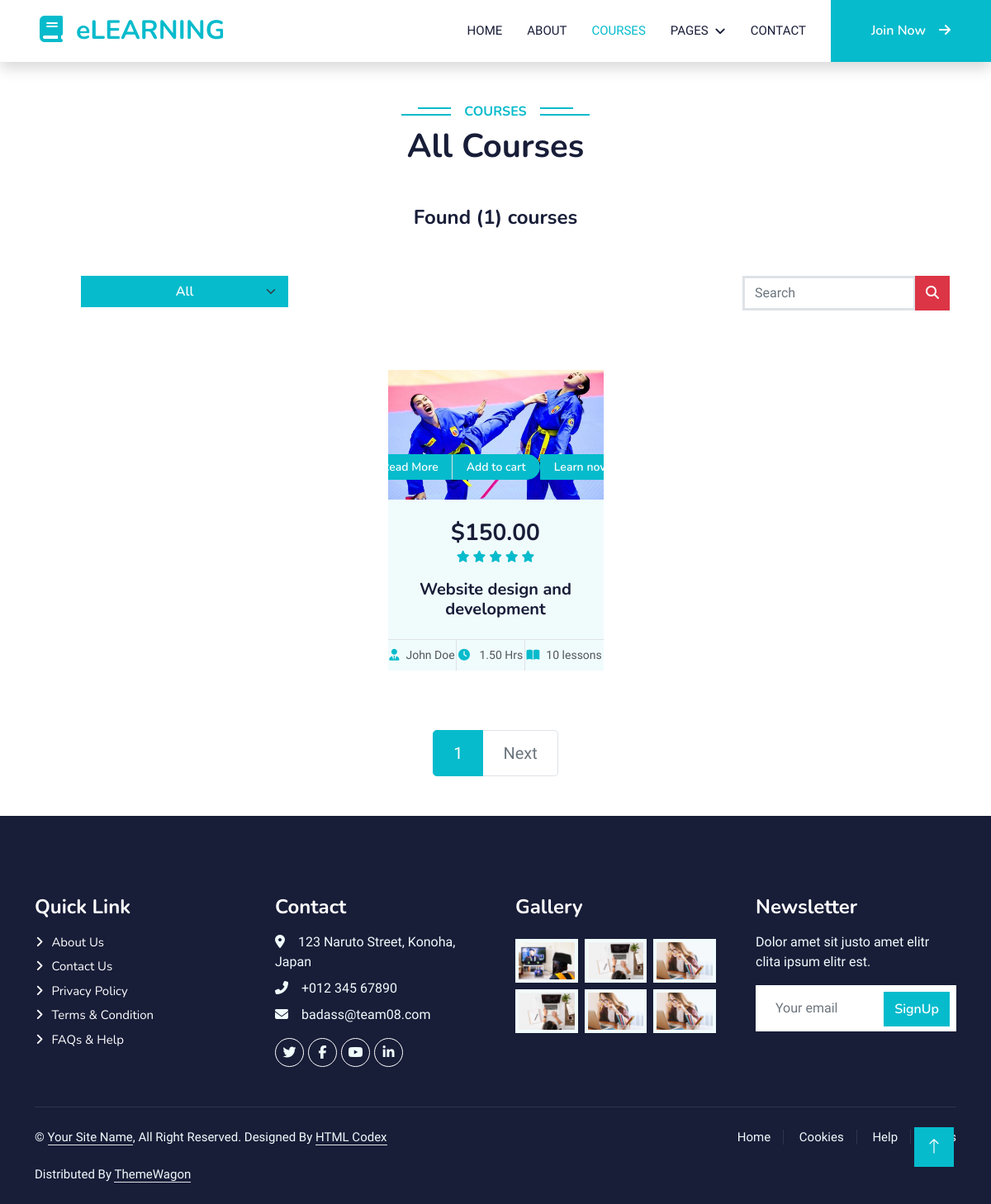
Page /course/ on the earlier database version.
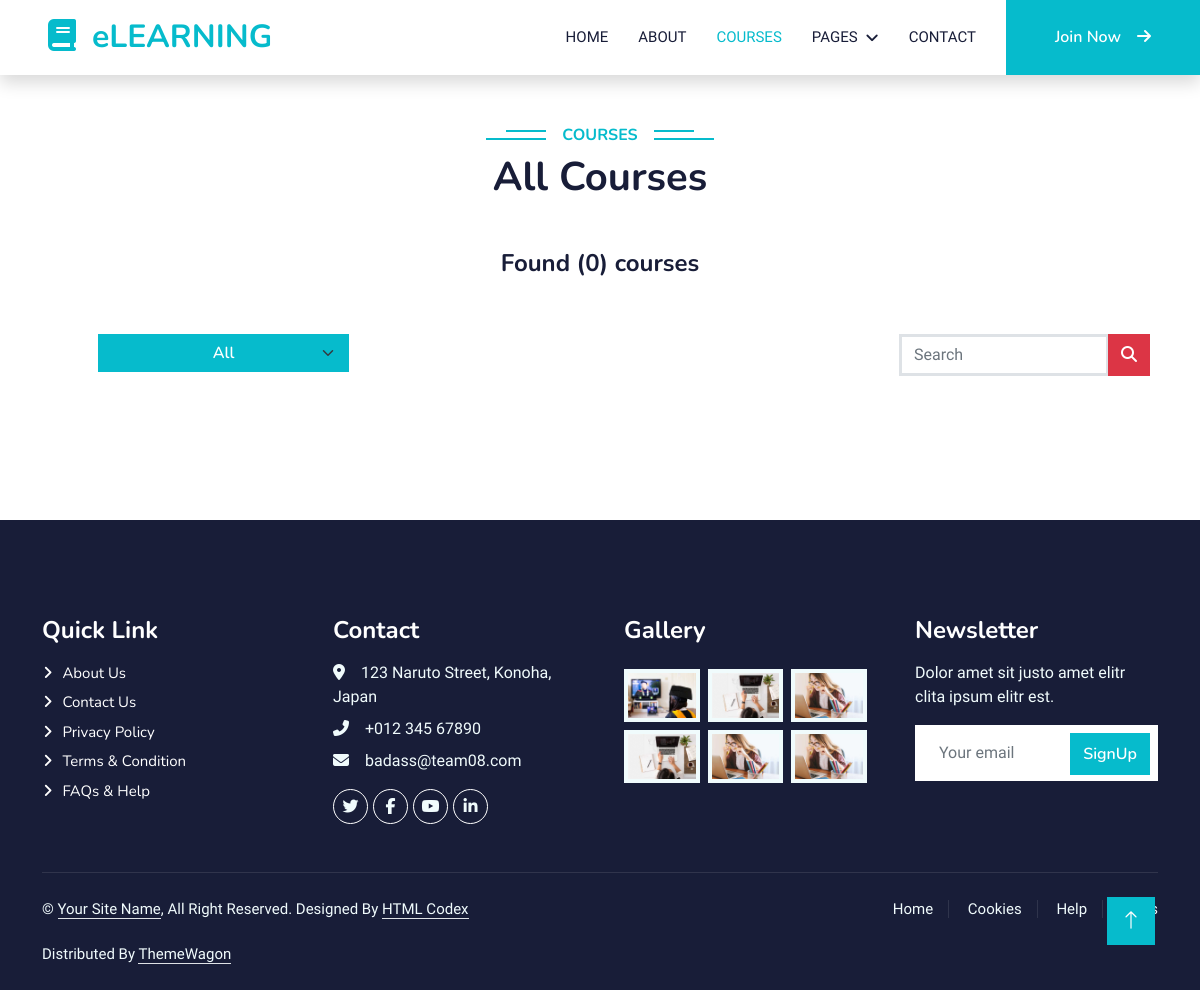
Same page on the later database version.
### course/models.py (models this page shows, shortened)
class Course(models.Model):
    title = models.CharField(max_length=255)
    description = models.TextField()
    price = models.DecimalField(max_digits=6, decimal_places=2,
                                validators=[MinValueValidator(1)])
    instructor = models.ForeignKey(
        Instructor, on_delete=models.CASCADE, blank=True, null=True)
    language = models.CharField(max_length=50, default='English')
    category = models.ForeignKey(
        Category, on_delete=models.PROTECT, blank=True, null=True)
    COURSE_STATUS_AVAILABLE = 'A'
    COURSE_STATUS_UNAVAILABLE = 'UA'
    COURSE_STATUS_CHOICES = [
        (COURSE_STATUS_AVAILABLE, 'Available'),
        (COURSE_STATUS_UNAVAILABLE, 'Unavailable')
    ]
    lesson_number = models.PositiveBigIntegerField(null=True,
                                                   validators=[MinValueValidator(0)], blank=True)
    course_status = models.CharField(
        max_length=2, choices=COURSE_STATUS_CHOICES, default=COURSE_STATUS_AVAILABLE)
    rated = models.PositiveSmallIntegerField(null=True,
                                             validators=[MinValueValidator(0), MaxValueValidator(5)], blank=True)
    duration = models.DecimalField(max_digits=6, decimal_places=2,
                                   validators=[MinValueValidator(0)], blank=True, null=True)
    image = ResizedImageField(size=[500, 300], crop=['middle', 'center'],  upload_to="course/course_image/", null=True, blank=True, quality=100
                              )
    video = models.FileField(
        upload_to="course/course_video", null=True, blank=True)
    slug = models.SlugField(max_length=200, unique=True,
                            null=True, blank=True)
    def get_url(self):
        return reverse('course_detail', args=[self.slug])
    def get_video_url(self):
        return reverse('course_watching', args=[self.slug])
    def add_to_cart_url(self):
        return reverse('add_cart', args=[self.slug])

### course/views.py (the view)
# urls.py: path('course/', include('course.urls')),
def course(request, category_slug=None):
    course_url = reverse('course')
    if category_slug is not None:
        category = get_object_or_404(Category, slug=category_slug)
        courses = Course.objects.all().filter(category=category, course_status='A')
    else:
        courses = Course.objects.all().filter(course_status='A').order_by('pk')
        category = None
    page = request.GET.get('page')
    page = page or 1
    paginator = Paginator(courses, 6)
    paged_courses = paginator.get_page(page)
    course_count = courses.count()
    context = {
        'courses': paged_courses,
        'course_count': course_count,
        'category': category,
        'course_url': course_url
    }
    return render(request, 'course/course.html', context=context)

### course/context_processors.py (called while the page is built)
def menu_links(request):
    links = Category.objects.all()
    return dict(links=links)

### course/models.py (called while the page is built)
    def get_url(self):
        return reverse('course_by_category', args=[self.slug])

### templates/course/course.html (shortened to what the changed rows need)
{% extends 'base.html' %} {% load static %} {% block content %}
<div class="container-xxl py-5">
  <div class="container">
    <div class="text-center wow fadeInUp" data-wow-delay="0.1s">
      <h6 class="section-title bg-white text-center text-primary px-3">
        Courses
      </h6>
      {% if category == None %}
      <h1 class="mb-5">All Courses</h1>
      {% else %}
      <h1 class="mb-5">{{category.title}} Courses</h1>
      {% endif %}
      <h4>Found ({{course_count}}) courses</h4>
    </div>
    <div class="row row-cols-lg-4 row-cols-md-2 g-4 justify-content-center">
      {% for course in courses %}
      <div class="col-lg-3 col-md-6 wow fadeInUp" data-wow-delay="0.5s">
        <div class="d-flex flex-column course-item bg-light h-100">
          <div class="position-relative overflow-hidden">
            <img class="img-fluid" src="{{course.image.url}}" alt="" />
            <div
              class="w-100 d-flex justify-content-center position-absolute bottom-0 start-0 mb-4"
            >
              <a
                href="{{course.get_url}}"
                class="flex-shrink-0 btn btn-sm btn-primary px-3 border-end"
                style="border-radius: 30px 0 0 30px"
                >Read More</a
              >
              <a
                href="{{course.add_to_cart_url}}"
                class="flex-shrink-0 btn btn-sm btn-primary px-3"
                style="border-radius: 0 30px 30px 0"
                >Add to cart</a
              >
              <a
                href="{{course.get_video_url}}"
                class="flex-shrink-0 btn btn-sm btn-primary px-3"
                style="border-radius: 0 30px 30px 0"
                >Learn now</a
              >
            </div>
          </div>
          <div class="text-center p-4 pb-0 flex-fill">
            <h3 class="mb-0">${{course.price}}</h3>
            <div class="mb-3">
              {% for i in course.rated|center:course.rated%}
              <small class="fa fa-star text-primary"></small>
              {% endfor %}
            </div>
            <h5 class="mb-4">{{ course.title }}</h5>
          </div>
          <div class="d-flex border-top">
            <small class="flex-fill text-center border-end py-2"
              ><i class="fa fa-user-tie text-primary me-2"></i>John Doe</small
            >
            <small class="flex-fill text-center border-end py-2"
              ><i class="fa fa-clock text-primary me-2"></i> {{course.duration}}
              Hrs</small
            >
            <small class="flex-fill text-center py-2"
              ><i class="fa fa-book-open text-primary me-2"></i
              >{{course.lesson_number}} lessons
            </small>
          </div>
        </div>
      </div>
      {% endfor %}
    </div>
  </div>
</div>
{% if courses %}
<nav class="mt-4" aria-label="Page navigation sample">
  <ul class="pagination justify-content-center pagination-lg">
    {% for page in courses.paginator.page_range %}
    {% if courses.number|add:'-1' <= page and page <= courses.number|add:'1' %}
    {% if page == courses.number %}
    <li class="page-item active">
      <a class="page-link" href="{% url 'course' %}?page={{ page }}"
        >{{ page }}</a
      >
    </li>
    {% else %}
    <li class="page-item">
      <a class="page-link" href="{% url 'course' %}?page={{ page }}"
        >{{ page }}</a
      >
    </li>
    {% endif %} {% endif %} {% endfor %}
     {% if courses.has_next %}
    <li class="page-item">
      <a
        class="page-link"
        href="{% url 'course' %}?page={{courses.next_page_number}}"
        >Next</a
      >
    </li>
    {% else %}
    <li class="page-item disabled">
      <a class="page-link" href="#">Next</a>
    </li>
    {% endif %}
  </ul>
</nav>
{% endif %} {% endblock content %}

Differences in the rows shown:
removed Course: image (picture), price "150.00", rated 5 (drawn), title "Website design and development", duration "1.50", lesson_number "10"
Other differences:
{{ course_count }}: "1" → "0"
list line gone: "1"
text no longer shown: "Next"
